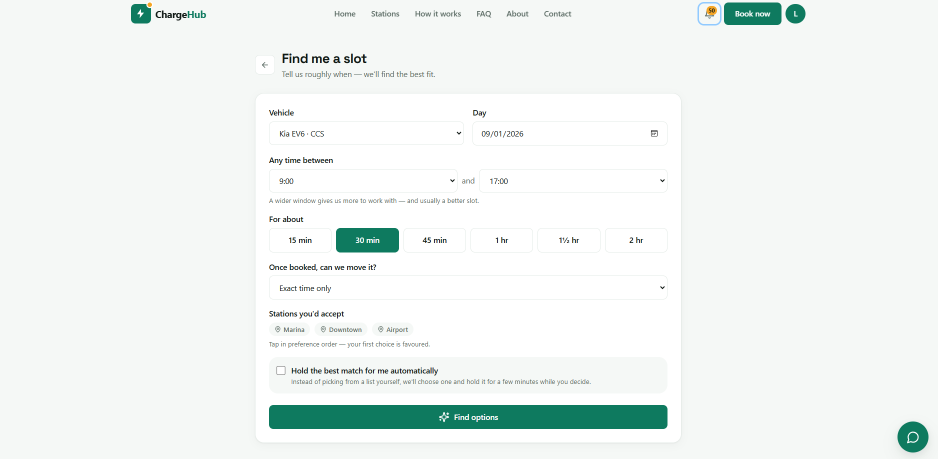
#> input picture docs/assets-source/EVChargingHub/Screenshot 2026-09-01 200022.png, 1875 x 918 px (shown at 1/2 size)
$ python images.py
#> lines starting #> are read from the running program, lines starting #| are printed output that depends on the picture
#> in main, im is the input picture: PIL image 1875x918 RGBA; mean R, G, B, A 238.9, 244.4, 242.1, 255
"""Convert source screenshots to optimized WebP for public/work. Run: python -I scripts/images.py"""
from pathlib import Path
from PIL import Image

ROOT = Path(__file__).resolve().parent.parent
SRC = ROOT / "docs" / "assets-source"
OUT = ROOT / "public" / "work"
OUT.mkdir(parents=True, exist_ok=True)

# target name -> (source path, crop box or None). Crops are (left, top, right, bottom) in source pixels.
PLAN = {
    "chargehub": (SRC / "EVChargingHub" / "Screenshot 2026-09-01 200022.png", None),
    "chargehub-kpis": (SRC / "EVChargingHub" / "Screenshot 2026-09-01 201110.png", None),
    "chargehub-behaviour": (SRC / "EVChargingHub" / "Screenshot 2026-09-01 201211.png", None),
    "opticart": (SRC / "OptiCart" / "Screenshot 2026-09-01 201421.png", None),
    "insightflow": (SRC / "InsightFlow" / "Screenshot 2026-09-01 201920.png", None),
    "insightflow-forecast": (SRC / "InsightFlow" / "Screenshot 2026-09-01 202137.png", None),
    "insightflow-feed": (SRC / "InsightFlow" / "Screenshot 2026-09-01 202457.png", None),
    "tawzeevo": (SRC / "captures" / "tawzeevo-demo.png", None),
    "sobohnet": (SRC / "captures" / "sobohnet.png", None),
    "interview-lab": (SRC / "captures" / "interview-lab.png", None),
}

TARGET_W = 1600
RATIO = 16 / 10


def fit_16_10(im: Image.Image) -> Image.Image:
    """Resize to 1600 wide, then centre-crop (or pad with the edge colour) to 16:10."""
    im = im.convert("RGB")
#> im: PIL image 1875x918 RGB
    w, h = im.size
#> w = 1875; h = 918
    scale = TARGET_W / w
#> scale = 0.853
    im = im.resize((TARGET_W, round(h * scale)), Image.LANCZOS)
#> im: PIL image 1600x783 RGB
    w, h = im.size
#> w = 1600; h = 783
    target_h = round(TARGET_W / RATIO)
    if h > target_h:
        top = 0  # keep the top of app screenshots: navigation and title matter most
        im = im.crop((0, top, w, top + target_h))
    elif h < target_h:
        bg = im.getpixel((w - 2, h - 2))
#> bg = (244, 247, 245)
        canvas = Image.new("RGB", (w, target_h), bg)
        canvas.paste(im, (0, 0))
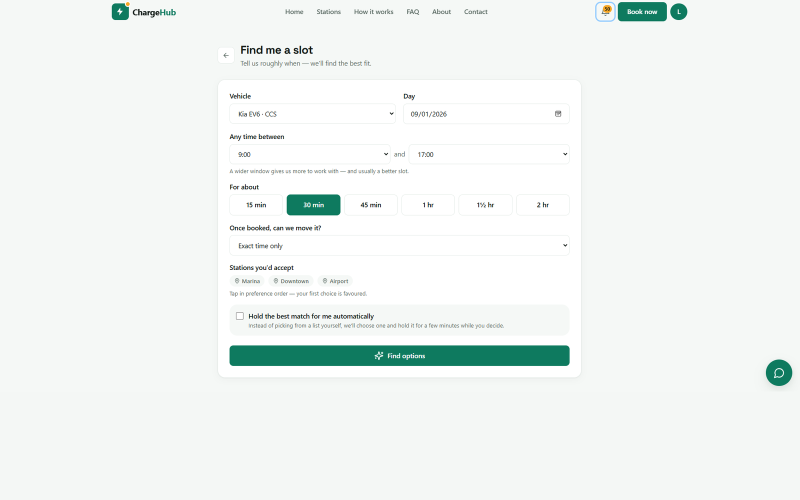
#> canvas: PIL image 1600x1000 RGB (shown at 1/2 size); mean R, G, B 239.9, 244.9, 242.7
        im = canvas
    return im


def main() -> None:
    for name, (src, box) in PLAN.items():
        if not src.exists():
            print(f"skip {name}: missing {src.name}")
            continue
        im = Image.open(src)
        if box:
            im = im.crop(box)
        im = fit_16_10(im)
        out = OUT / f"{name}.webp"
        im.save(out, "WEBP", quality=82, method=6)
        print(f"{name}.webp {im.size} {out.stat().st_size // 1024} KB")
#| chargehub.webp (1600, 1000) 29 KB
#> pass 2 of the loop in main, `for name, (src, box) in PLAN.items():`:
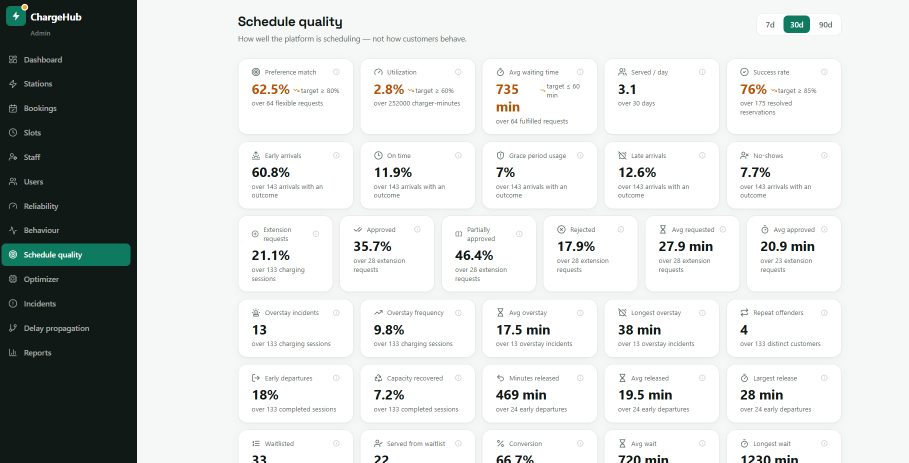
#> input picture docs/assets-source/EVChargingHub/Screenshot 2026-09-01 201110.png, 1818 x 926 px (shown at 1/2 size)
#> in main, im is the input picture: PIL image 1818x926 RGBA; mean R, G, B, A 210.8, 214.2, 212.4, 255
#> in fit_16_10 (call 2), `im = im.resize((TARGET_W, round(h * scale)), Image.LANCZOS)`:
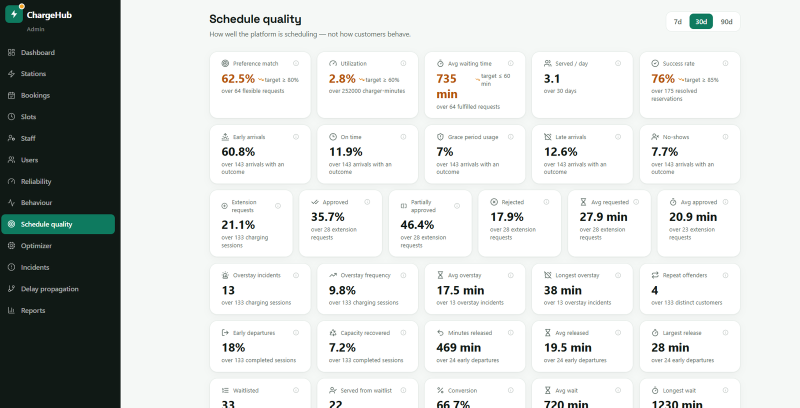
#> im: PIL image 1600x815 RGB (shown at 1/2 size); mean R, G, B 210.6, 213.9, 212.2
#> bg = (245, 248, 246)
#> in fit_16_10 (call 2), `canvas.paste(im, (0, 0))`:
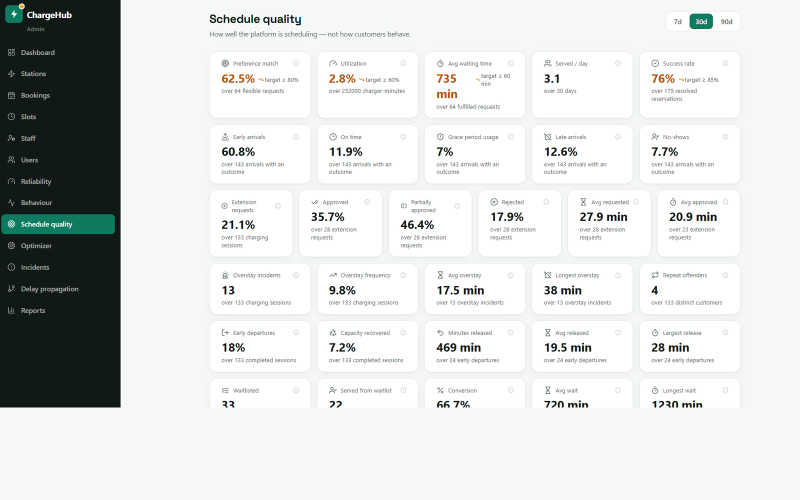
#> canvas: PIL image 1600x1000 RGB (shown at 1/2 size); mean R, G, B 216.9, 220.2, 218.4
#| chargehub-kpis.webp (1600, 1000) 77 KB
#> pass 3 of the loop in main, `for name, (src, box) in PLAN.items():`:
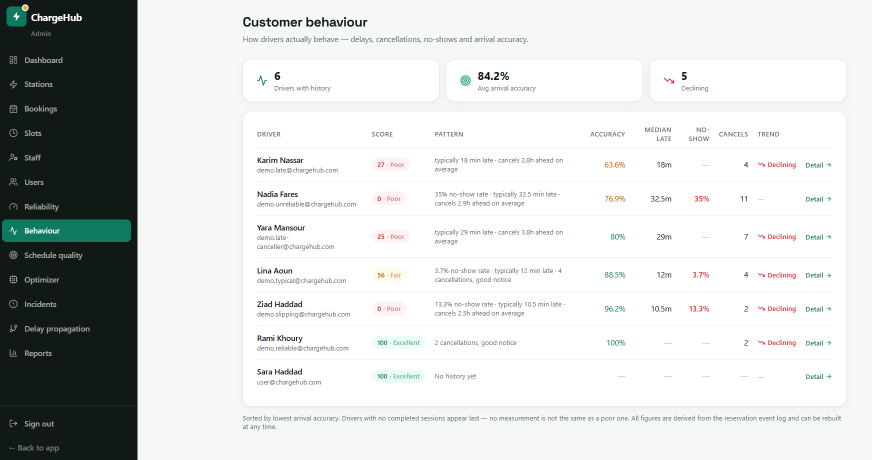
#> input picture docs/assets-source/EVChargingHub/Screenshot 2026-09-01 201211.png, 1744 x 920 px (shown at 1/2 size)
#> in main, im is the input picture: PIL image 1744x920 RGBA; mean R, G, B, A 211.5, 214.8, 213.1, 255
#> in fit_16_10 (call 3), `canvas.paste(im, (0, 0))`:
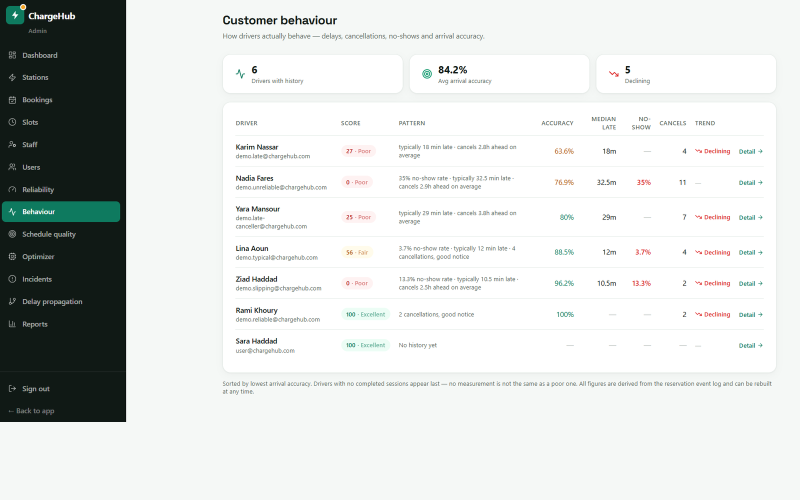
#> canvas: PIL image 1600x1000 RGB (shown at 1/2 size); mean R, G, B 216.5, 219.8, 218
#| chargehub-behaviour.webp (1600, 1000) 62 KB
#> the loop made 10 passes; the first 3 are shown

    # Headshot: 640 px square, WebP
    head = SRC / "ProfilePic.png"
    if head.exists():
        im = Image.open(head).convert("RGB").resize((640, 640), Image.LANCZOS)
        im.save(ROOT / "public" / "malik.webp", "WEBP", quality=86, method=6)
        print("malik.webp 640x640")


if __name__ == "__main__":
    main()
